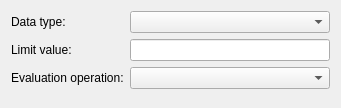
<?xml version="1.0" encoding="UTF-8"?>
<ui version="4.0">
 <class>LimitEvaluatorCreatorWidget</class>
 <widget class="QWidget" name="LimitEvaluatorCreatorWidget">
  <property name="geometry">
   <rect>
    <x>0</x>
    <y>0</y>
    <width>341</width>
    <height>108</height>
   </rect>
  </property>
  <property name="sizePolicy">
   <sizepolicy hsizetype="MinimumExpanding" vsizetype="Preferred">
    <horstretch>0</horstretch>
    <verstretch>0</verstretch>
   </sizepolicy>
  </property>
  <property name="windowTitle">
   <string>Form</string>
  </property>
  <layout class="QFormLayout" name="formLayout">
   <item row="0" column="0">
    <widget class="QLabel" name="DataTypeLabel">
     <property name="text">
      <string>Data type:</string>
     </property>
    </widget>
   </item>
   <item row="0" column="1">
    <widget class="QComboBox" name="DataTypeComboBox"/>
   </item>
   <item row="1" column="0">
    <widget class="QLabel" name="LimitValueLabel">
     <property name="text">
      <string>Limit value:</string>
     </property>
    </widget>
   </item>
   <item row="1" column="1">
    <widget class="QLineEdit" name="LimitValueLineEdit"/>
   </item>
   <item row="2" column="0">
    <widget class="QLabel" name="EvalOpLabel">
     <property name="text">
      <string>Evaluation operation:</string>
     </property>
    </widget>
   </item>
   <item row="2" column="1">
    <widget class="QComboBox" name="EvalOpComboBox"/>
   </item>
  </layout>
 </widget>
 <resources/>
 <connections/>
</ui>
